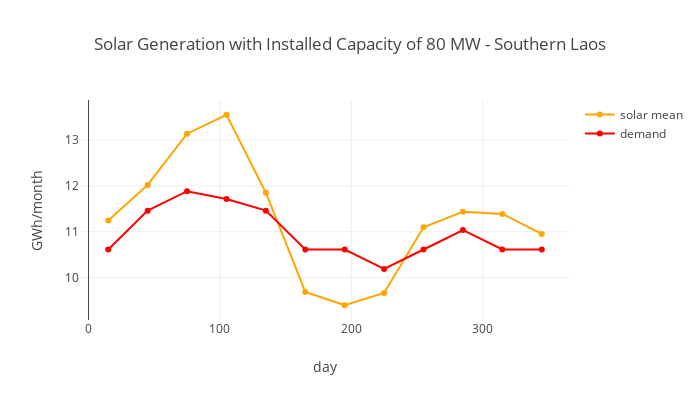

The notebook cell this image was saved under:
### Code cell
# solar energy generation 

# mean monthly solar energy = mean daily solar irradiation * installed capacity * days/month * eff  #kWh
def solar_mean_monthly(solar_installed):
    mean = irr_daily_mean_mo * solar_installed * 365/12.0 /1000  #GWh
    return mean
print('Installed capacity: '+str(solar_installed)+' MW')
print('Solar monthly mean: '+str(round(solar_mean_monthly(solar_installed).mean(),1))+' GWh/month')
print('Standard deviation of solar monthly mean: '+str(round(solar_mean_monthly(solar_installed).std(),1))+' GWh/month')
print('Coeff of variation of solar monthly mean: '+str(round(variation(solar_mean_monthly(solar_installed)),3)))

# define reference monthly electricity demand curve
demand_target = 15  #MW
demand_monthly_energy = adjust_demand_monthly_energy(demand, demand_target)  #GWh/month
print('Reference mean monthly demand: '+str(round(mean(demand_monthly_energy.mean()),1))+' GWh/month')

#plot results
trace1 = go.Scatter(
        y= solar_mean_monthly(solar_installed),
        # horizontal solar irradiation 22 year mean from nasa data
        # 18N, 104E  #1983-2005  #annual mean = 4.64 kWh/m2/day
        #   for comparison annual mean for directsolar irradtion = 5.97 kWh/m2/day
        # https://asdc-arcgis.larc.nasa.gov/sse/ -> Data Download -> horizontal surface -> ascii
        x=arange(15, 380, 30),
        line=dict(color = 'orange'),
        name= 'solar mean',
        )

trace2 = go.Scatter(
        y= demand_monthly_energy,
        x=arange(15, 380, 30),
        line=dict(color = 'red'),    
        name= 'demand',
        )

layout=go.Layout(title="Solar Generation with Installed Capacity of "+str(solar_installed)+" MW - Southern Laos",
                 xaxis={'title':'day'},
                 yaxis={'title':'GWh/month'},
                 width=700,
                 height=400,
                )

figure=go.Figure(data=[trace1, trace2],layout=layout)
plotly.iplot(figure)

### Figure 1 — Plotly figure (JSON) as saved in the notebook; plotly's stock layout.template omitted (floating-point values rounded to 4 significant figures)
{"data": [{"line": {"color": "orange"}, "name": "solar mean", "type": "scatter", "x": [15, 45, 75, 105, 135, 165, 195, 225, 255, 285, 315, 345, 375], "y": [11.24, 12.02, 13.14, 13.55, 11.85, 9.685, 9.393, 9.66, 11.1, 11.44, 11.39, 10.95]}, {"line": {"color": "red"}, "name": "demand", "type": "scatter", "x": [15, 45, 75, 105, 135, 165, 195, 225, 255, 285, 315, 345, 375], "y": [10.61, 11.46, 11.88, 11.71, 11.46, 10.61, 10.61, 10.19, 10.61, 11.03, 10.61, 10.61]}], "layout": {"height": 400, "title": "Solar Generation with Installed Capacity of 80 MW - Southern Laos", "width": 700, "xaxis": {"title": "day"}, "yaxis": {"title": "GWh/month"}}}
